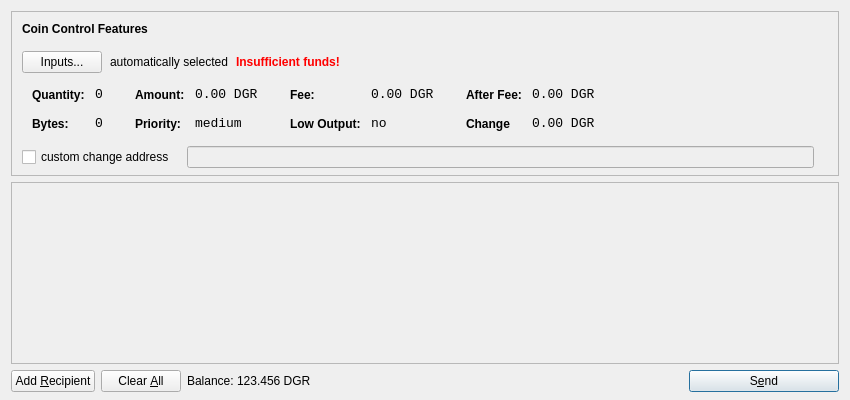
<?xml version="1.0" encoding="UTF-8"?>
<ui version="4.0">
 <class>SendCoinsDialog</class>
 <widget class="QDialog" name="SendCoinsDialog">
  <property name="geometry">
   <rect>
    <x>0</x>
    <y>0</y>
    <width>850</width>
    <height>400</height>
   </rect>
  </property>
  <property name="windowTitle">
   <string>Send Coins</string>
  </property>
  <layout class="QVBoxLayout" name="verticalLayout" stretch="0,1,0">
   <property name="bottomMargin">
    <number>8</number>
   </property>
   <item>
    <widget class="QFrame" name="frameCoinControl">
     <property name="sizePolicy">
      <sizepolicy hsizetype="Expanding" vsizetype="Expanding">
       <horstretch>0</horstretch>
       <verstretch>0</verstretch>
      </sizepolicy>
     </property>
     <property name="maximumSize">
      <size>
       <width>16777215</width>
       <height>16777215</height>
      </size>
     </property>
     <property name="frameShape">
      <enum>QFrame::StyledPanel</enum>
     </property>
     <property name="frameShadow">
      <enum>QFrame::Sunken</enum>
     </property>
     <layout class="QVBoxLayout" name="verticalLayoutCoinControl2">
      <property name="spacing">
       <number>-1</number>
      </property>
      <property name="leftMargin">
       <number>0</number>
      </property>
      <property name="topMargin">
       <number>0</number>
      </property>
      <property name="rightMargin">
       <number>0</number>
      </property>
      <property name="bottomMargin">
       <number>6</number>
      </property>
      <item>
       <layout class="QVBoxLayout" name="verticalLayoutCoinControl" stretch="0,0,0,0,1">
        <property name="spacing">
         <number>0</number>
        </property>
        <property name="leftMargin">
         <number>10</number>
        </property>
        <property name="topMargin">
         <number>10</number>
        </property>
        <item>
         <layout class="QHBoxLayout" name="horizontalLayoutCoinControl1">
          <property name="bottomMargin">
           <number>15</number>
          </property>
          <item>
           <widget class="QLabel" name="labelCoinControlFeatures">
            <property name="sizePolicy">
             <sizepolicy hsizetype="Preferred" vsizetype="Maximum">
              <horstretch>0</horstretch>
              <verstretch>0</verstretch>
             </sizepolicy>
            </property>
            <property name="font">
             <font>
              <weight>75</weight>
              <bold>true</bold>
             </font>
            </property>
            <property name="styleSheet">
             <string notr="true">font-weight:bold;</string>
            </property>
            <property name="text">
             <string>Coin Control Features</string>
            </property>
           </widget>
          </item>
         </layout>
        </item>
        <item>
         <layout class="QHBoxLayout" name="horizontalLayoutCoinControl2" stretch="0,0,0,0">
          <property name="spacing">
           <number>8</number>
          </property>
          <property name="bottomMargin">
           <number>10</number>
          </property>
          <item>
           <widget class="QPushButton" name="pushButtonCoinControl">
            <property name="styleSheet">
             <string notr="true"/>
            </property>
            <property name="text">
             <string>Inputs...</string>
            </property>
           </widget>
          </item>
          <item>
           <widget class="QLabel" name="labelCoinControlAutomaticallySelected">
            <property name="text">
             <string>automatically selected</string>
            </property>
            <property name="margin">
             <number>5</number>
            </property>
           </widget>
          </item>
          <item>
           <widget class="QLabel" name="labelCoinControlInsuffFunds">
            <property name="font">
             <font>
              <weight>75</weight>
              <bold>true</bold>
             </font>
            </property>
            <property name="styleSheet">
             <string notr="true">color:red;font-weight:bold;</string>
            </property>
            <property name="text">
             <string>Insufficient funds!</string>
            </property>
            <property name="margin">
             <number>5</number>
            </property>
           </widget>
          </item>
          <item>
           <spacer name="horizontalSpacerCoinControl">
            <property name="orientation">
             <enum>Qt::Horizontal</enum>
            </property>
            <property name="sizeHint" stdset="0">
             <size>
              <width>40</width>
              <height>1</height>
             </size>
            </property>
           </spacer>
          </item>
         </layout>
        </item>
        <item>
         <widget class="QWidget" name="widgetCoinControl" native="true">
          <property name="sizePolicy">
           <sizepolicy hsizetype="Preferred" vsizetype="Preferred">
            <horstretch>0</horstretch>
            <verstretch>0</verstretch>
           </sizepolicy>
          </property>
          <property name="minimumSize">
           <size>
            <width>0</width>
            <height>0</height>
           </size>
          </property>
          <property name="styleSheet">
           <string notr="true"/>
          </property>
          <layout class="QHBoxLayout" name="horizontalLayoutCoinControl5">
           <property name="margin">
            <number>0</number>
           </property>
           <item>
            <layout class="QHBoxLayout" name="horizontalLayoutCoinControl3" stretch="0,0,0,1">
             <property name="spacing">
              <number>20</number>
             </property>
             <property name="topMargin">
              <number>0</number>
             </property>
             <property name="bottomMargin">
              <number>10</number>
             </property>
             <item>
              <layout class="QFormLayout" name="formLayoutCoinControl1">
               <property name="horizontalSpacing">
                <number>10</number>
               </property>
               <property name="verticalSpacing">
                <number>14</number>
               </property>
               <property name="leftMargin">
                <number>10</number>
               </property>
               <property name="topMargin">
                <number>4</number>
               </property>
               <property name="rightMargin">
                <number>6</number>
               </property>
               <item row="0" column="0">
                <widget class="QLabel" name="labelCoinControlQuantityText">
                 <property name="styleSheet">
                  <string notr="true">font-weight:bold;</string>
                 </property>
                 <property name="text">
                  <string>Quantity:</string>
                 </property>
                 <property name="margin">
                  <number>0</number>
                 </property>
                </widget>
               </item>
               <item row="0" column="1">
                <widget class="QLabel" name="labelCoinControlQuantity">
                 <property name="font">
                  <font>
                   <family>Monospace</family>
                   <pointsize>10</pointsize>
                  </font>
                 </property>
                 <property name="cursor">
                  <cursorShape>IBeamCursor</cursorShape>
                 </property>
                 <property name="contextMenuPolicy">
                  <enum>Qt::ActionsContextMenu</enum>
                 </property>
                 <property name="text">
                  <string>0</string>
                 </property>
                 <property name="margin">
                  <number>0</number>
                 </property>
                 <property name="textInteractionFlags">
                  <set>Qt::LinksAccessibleByMouse|Qt::TextSelectableByKeyboard|Qt::TextSelectableByMouse</set>
                 </property>
                </widget>
               </item>
               <item row="1" column="0">
                <widget class="QLabel" name="labelCoinControlBytesText">
                 <property name="styleSheet">
                  <string notr="true">font-weight:bold;</string>
                 </property>
                 <property name="text">
                  <string>Bytes:</string>
                 </property>
                </widget>
               </item>
               <item row="1" column="1">
                <widget class="QLabel" name="labelCoinControlBytes">
                 <property name="font">
                  <font>
                   <family>Monospace</family>
                   <pointsize>10</pointsize>
                  </font>
                 </property>
                 <property name="cursor">
                  <cursorShape>IBeamCursor</cursorShape>
                 </property>
                 <property name="contextMenuPolicy">
                  <enum>Qt::ActionsContextMenu</enum>
                 </property>
                 <property name="text">
                  <string>0</string>
                 </property>
                 <property name="textInteractionFlags">
                  <set>Qt::LinksAccessibleByMouse|Qt::TextSelectableByKeyboard|Qt::TextSelectableByMouse</set>
                 </property>
                </widget>
               </item>
              </layout>
             </item>
             <item>
              <layout class="QFormLayout" name="formLayoutCoinControl2">
               <property name="horizontalSpacing">
                <number>10</number>
               </property>
               <property name="verticalSpacing">
                <number>14</number>
               </property>
               <property name="leftMargin">
                <number>6</number>
               </property>
               <property name="topMargin">
                <number>4</number>
               </property>
               <property name="rightMargin">
                <number>6</number>
               </property>
               <item row="0" column="0">
                <widget class="QLabel" name="labelCoinControlAmountText">
                 <property name="styleSheet">
                  <string notr="true">font-weight:bold;</string>
                 </property>
                 <property name="text">
                  <string>Amount:</string>
                 </property>
                 <property name="margin">
                  <number>0</number>
                 </property>
                </widget>
               </item>
               <item row="0" column="1">
                <widget class="QLabel" name="labelCoinControlAmount">
                 <property name="font">
                  <font>
                   <family>Monospace</family>
                   <pointsize>10</pointsize>
                  </font>
                 </property>
                 <property name="cursor">
                  <cursorShape>IBeamCursor</cursorShape>
                 </property>
                 <property name="contextMenuPolicy">
                  <enum>Qt::ActionsContextMenu</enum>
                 </property>
                 <property name="text">
                  <string notr="true">0.00 DGR</string>
                 </property>
                 <property name="textInteractionFlags">
                  <set>Qt::LinksAccessibleByMouse|Qt::TextSelectableByKeyboard|Qt::TextSelectableByMouse</set>
                 </property>
                </widget>
               </item>
               <item row="1" column="0">
                <widget class="QLabel" name="labelCoinControlPriorityText">
                 <property name="styleSheet">
                  <string notr="true">font-weight:bold;</string>
                 </property>
                 <property name="text">
                  <string>Priority:</string>
                 </property>
                </widget>
               </item>
               <item row="1" column="1">
                <widget class="QLabel" name="labelCoinControlPriority">
                 <property name="font">
                  <font>
                   <family>Monospace</family>
                   <pointsize>10</pointsize>
                  </font>
                 </property>
                 <property name="cursor">
                  <cursorShape>IBeamCursor</cursorShape>
                 </property>
                 <property name="contextMenuPolicy">
                  <enum>Qt::ActionsContextMenu</enum>
                 </property>
                 <property name="text">
                  <string>medium</string>
                 </property>
                 <property name="textInteractionFlags">
                  <set>Qt::LinksAccessibleByMouse|Qt::TextSelectableByKeyboard|Qt::TextSelectableByMouse</set>
                 </property>
                </widget>
               </item>
              </layout>
             </item>
             <item>
              <layout class="QFormLayout" name="formLayoutCoinControl3">
               <property name="horizontalSpacing">
                <number>10</number>
               </property>
               <property name="verticalSpacing">
                <number>14</number>
               </property>
               <property name="leftMargin">
                <number>6</number>
               </property>
               <property name="topMargin">
                <number>4</number>
               </property>
               <property name="rightMargin">
                <number>6</number>
               </property>
               <item row="0" column="0">
                <widget class="QLabel" name="labelCoinControlFeeText">
                 <property name="styleSheet">
                  <string notr="true">font-weight:bold;</string>
                 </property>
                 <property name="text">
                  <string>Fee:</string>
                 </property>
                 <property name="margin">
                  <number>0</number>
                 </property>
                </widget>
               </item>
               <item row="0" column="1">
                <widget class="QLabel" name="labelCoinControlFee">
                 <property name="font">
                  <font>
                   <family>Monospace</family>
                   <pointsize>10</pointsize>
                  </font>
                 </property>
                 <property name="cursor">
                  <cursorShape>IBeamCursor</cursorShape>
                 </property>
                 <property name="contextMenuPolicy">
                  <enum>Qt::ActionsContextMenu</enum>
                 </property>
                 <property name="text">
                  <string notr="true">0.00 DGR</string>
                 </property>
                 <property name="textInteractionFlags">
                  <set>Qt::LinksAccessibleByMouse|Qt::TextSelectableByKeyboard|Qt::TextSelectableByMouse</set>
                 </property>
                </widget>
               </item>
               <item row="1" column="0">
                <widget class="QLabel" name="labelCoinControlLowOutputText">
                 <property name="styleSheet">
                  <string notr="true">font-weight:bold;</string>
                 </property>
                 <property name="text">
                  <string>Low Output:</string>
                 </property>
                </widget>
               </item>
               <item row="1" column="1">
                <widget class="QLabel" name="labelCoinControlLowOutput">
                 <property name="font">
                  <font>
                   <family>Monospace</family>
                   <pointsize>10</pointsize>
                  </font>
                 </property>
                 <property name="cursor">
                  <cursorShape>IBeamCursor</cursorShape>
                 </property>
                 <property name="contextMenuPolicy">
                  <enum>Qt::ActionsContextMenu</enum>
                 </property>
                 <property name="text">
                  <string>no</string>
                 </property>
                 <property name="textInteractionFlags">
                  <set>Qt::LinksAccessibleByMouse|Qt::TextSelectableByKeyboard|Qt::TextSelectableByMouse</set>
                 </property>
                </widget>
               </item>
              </layout>
             </item>
             <item>
              <layout class="QFormLayout" name="formLayoutCoinControl4">
               <property name="horizontalSpacing">
                <number>10</number>
               </property>
               <property name="verticalSpacing">
                <number>14</number>
               </property>
               <property name="leftMargin">
                <number>6</number>
               </property>
               <property name="topMargin">
                <number>4</number>
               </property>
               <property name="rightMargin">
                <number>6</number>
               </property>
               <item row="0" column="0">
                <widget class="QLabel" name="labelCoinControlAfterFeeText">
                 <property name="styleSheet">
                  <string notr="true">font-weight:bold;</string>
                 </property>
                 <property name="text">
                  <string>After Fee:</string>
                 </property>
                 <property name="margin">
                  <number>0</number>
                 </property>
                </widget>
               </item>
               <item row="0" column="1">
                <widget class="QLabel" name="labelCoinControlAfterFee">
                 <property name="font">
                  <font>
                   <family>Monospace</family>
                   <pointsize>10</pointsize>
                  </font>
                 </property>
                 <property name="cursor">
                  <cursorShape>IBeamCursor</cursorShape>
                 </property>
                 <property name="contextMenuPolicy">
                  <enum>Qt::ActionsContextMenu</enum>
                 </property>
                 <property name="text">
                  <string notr="true">0.00 DGR</string>
                 </property>
                 <property name="textInteractionFlags">
                  <set>Qt::LinksAccessibleByMouse|Qt::TextSelectableByKeyboard|Qt::TextSelectableByMouse</set>
                 </property>
                </widget>
               </item>
               <item row="1" column="0">
                <widget class="QLabel" name="labelCoinControlChangeText">
                 <property name="styleSheet">
                  <string notr="true">font-weight:bold;</string>
                 </property>
                 <property name="text">
                  <string>Change</string>
                 </property>
                </widget>
               </item>
               <item row="1" column="1">
                <widget class="QLabel" name="labelCoinControlChange">
                 <property name="font">
                  <font>
                   <family>Monospace</family>
                   <pointsize>10</pointsize>
                  </font>
                 </property>
                 <property name="cursor">
                  <cursorShape>IBeamCursor</cursorShape>
                 </property>
                 <property name="contextMenuPolicy">
                  <enum>Qt::ActionsContextMenu</enum>
                 </property>
                 <property name="text">
                  <string notr="true">0.00 DGR</string>
                 </property>
                 <property name="textInteractionFlags">
                  <set>Qt::LinksAccessibleByMouse|Qt::TextSelectableByKeyboard|Qt::TextSelectableByMouse</set>
                 </property>
                </widget>
               </item>
              </layout>
             </item>
            </layout>
           </item>
          </layout>
         </widget>
        </item>
        <item>
         <layout class="QHBoxLayout" name="horizontalLayoutCoinControl4" stretch="0,0,0">
          <property name="spacing">
           <number>12</number>
          </property>
          <property name="sizeConstraint">
           <enum>QLayout::SetDefaultConstraint</enum>
          </property>
          <property name="topMargin">
           <number>5</number>
          </property>
          <property name="rightMargin">
           <number>5</number>
          </property>
          <item>
           <widget class="QCheckBox" name="checkBoxCoinControlChange">
            <property name="text">
             <string>custom change address</string>
            </property>
           </widget>
          </item>
          <item>
           <widget class="QLineEdit" name="lineEditCoinControlChange">
            <property name="enabled">
             <bool>false</bool>
            </property>
            <property name="sizePolicy">
             <sizepolicy hsizetype="Expanding" vsizetype="Fixed">
              <horstretch>0</horstretch>
              <verstretch>0</verstretch>
             </sizepolicy>
            </property>
           </widget>
          </item>
          <item>
           <widget class="QLabel" name="labelCoinControlChangeLabel">
            <property name="sizePolicy">
             <sizepolicy hsizetype="Preferred" vsizetype="Expanding">
              <horstretch>0</horstretch>
              <verstretch>0</verstretch>
             </sizepolicy>
            </property>
            <property name="minimumSize">
             <size>
              <width>0</width>
              <height>0</height>
             </size>
            </property>
            <property name="text">
             <string/>
            </property>
            <property name="margin">
             <number>3</number>
            </property>
           </widget>
          </item>
         </layout>
        </item>
        <item>
         <spacer name="verticalSpacerCoinControl">
          <property name="orientation">
           <enum>Qt::Vertical</enum>
          </property>
          <property name="sizeHint" stdset="0">
           <size>
            <width>800</width>
            <height>1</height>
           </size>
          </property>
         </spacer>
        </item>
       </layout>
      </item>
     </layout>
    </widget>
   </item>
   <item>
    <widget class="QScrollArea" name="scrollArea">
     <property name="widgetResizable">
      <bool>true</bool>
     </property>
     <widget class="QWidget" name="scrollAreaWidgetContents">
      <property name="geometry">
       <rect>
        <x>0</x>
        <y>0</y>
        <width>830</width>
        <height>165</height>
       </rect>
      </property>
      <layout class="QVBoxLayout" name="verticalLayout_2">
       <property name="margin">
        <number>0</number>
       </property>
       <item>
        <layout class="QVBoxLayout" name="entries">
         <property name="spacing">
          <number>6</number>
         </property>
        </layout>
       </item>
       <item>
        <spacer name="verticalSpacer">
         <property name="orientation">
          <enum>Qt::Vertical</enum>
         </property>
         <property name="sizeHint" stdset="0">
          <size>
           <width>20</width>
           <height>40</height>
          </size>
         </property>
        </spacer>
       </item>
      </layout>
     </widget>
    </widget>
   </item>
   <item>
    <layout class="QHBoxLayout" name="horizontalLayout">
     <item>
      <widget class="QPushButton" name="addButton">
       <property name="toolTip">
        <string>Send to multiple recipients at once</string>
       </property>
       <property name="text">
        <string>Add &amp;Recipient</string>
       </property>
       <property name="autoDefault">
        <bool>false</bool>
       </property>
      </widget>
     </item>
     <item>
      <widget class="QPushButton" name="clearButton">
       <property name="sizePolicy">
        <sizepolicy hsizetype="Minimum" vsizetype="Fixed">
         <horstretch>0</horstretch>
         <verstretch>0</verstretch>
        </sizepolicy>
       </property>
       <property name="toolTip">
        <string>Remove all transaction fields</string>
       </property>
       <property name="text">
        <string>Clear &amp;All</string>
       </property>
       <property name="autoRepeatDelay">
        <number>300</number>
       </property>
       <property name="autoDefault">
        <bool>false</bool>
       </property>
      </widget>
     </item>
     <item>
      <layout class="QHBoxLayout" name="horizontalLayout_2">
       <property name="spacing">
        <number>3</number>
       </property>
       <item>
        <widget class="QLabel" name="label">
         <property name="sizePolicy">
          <sizepolicy hsizetype="Preferred" vsizetype="Fixed">
           <horstretch>0</horstretch>
           <verstretch>0</verstretch>
          </sizepolicy>
         </property>
         <property name="text">
          <string>Balance:</string>
         </property>
        </widget>
       </item>
       <item>
        <widget class="QLabel" name="labelBalance">
         <property name="sizePolicy">
          <sizepolicy hsizetype="Preferred" vsizetype="Fixed">
           <horstretch>0</horstretch>
           <verstretch>0</verstretch>
          </sizepolicy>
         </property>
         <property name="cursor">
          <cursorShape>IBeamCursor</cursorShape>
         </property>
         <property name="text">
          <string notr="true">123.456 DGR</string>
         </property>
         <property name="textInteractionFlags">
          <set>Qt::LinksAccessibleByMouse|Qt::TextSelectableByKeyboard|Qt::TextSelectableByMouse</set>
         </property>
        </widget>
       </item>
      </layout>
     </item>
     <item>
      <spacer name="horizontalSpacer">
       <property name="orientation">
        <enum>Qt::Horizontal</enum>
       </property>
       <property name="sizeHint" stdset="0">
        <size>
         <width>40</width>
         <height>20</height>
        </size>
       </property>
      </spacer>
     </item>
     <item>
      <widget class="QPushButton" name="sendButton">
       <property name="minimumSize">
        <size>
         <width>150</width>
         <height>0</height>
        </size>
       </property>
       <property name="toolTip">
        <string>Confirm the send action</string>
       </property>
       <property name="text">
        <string>S&amp;end</string>
       </property>
       <property name="icon">
        <iconset resource="../bitcoin.qrc">
         <normaloff>:/icons/send</normaloff>:/icons/send</iconset>
       </property>
       <property name="default">
        <bool>true</bool>
       </property>
      </widget>
     </item>
    </layout>
   </item>
  </layout>
 </widget>
 <resources>
  <include location="../bitcoin.qrc"/>
 </resources>
 <connections/>
</ui>
